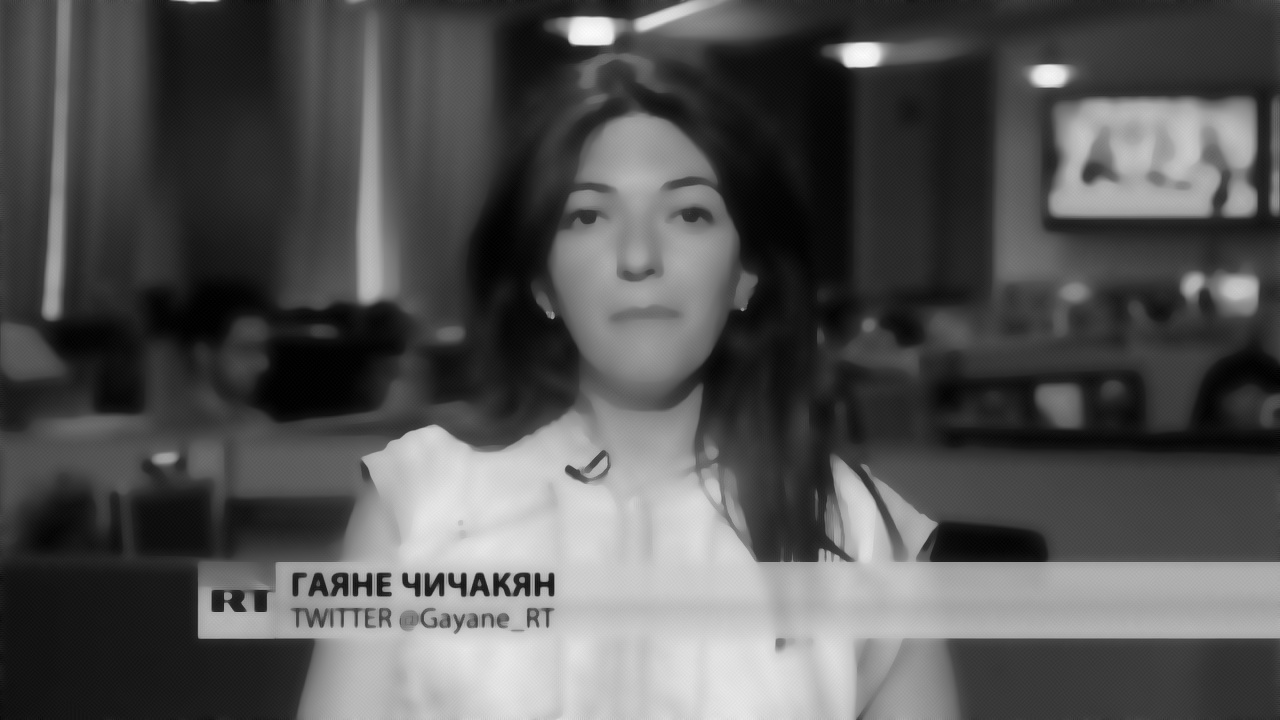
#> input picture advo_test.jpg, 1280 x 720 px, given in place of frame_000159.jpg, which was not available
$ python advo_paper.py
#> lines starting #> are read from the running program, lines starting #| are printed output that depends on the picture; long printed decimals are rounded
import cv2
import numpy as np
from pathlib import Path

# Input image
image_path = Path(
    "/home/rag/datasets/FaceForensicsPP/frames/real/585/frame_000159.jpg"
)

# Output directory
output_dir = Path.home() / "Code" / "advo_results"
output_dir.mkdir(parents=True, exist_ok=True)

# Load image
image = cv2.imread(str(image_path))
#> image is the input picture: shape (720, 1280, 3); min 0, max 253, mean 83.6

if image is None:
    raise FileNotFoundError(f"Cannot read image: {image_path}")

# Step 1: Convert to grayscale
gray = cv2.cvtColor(image, cv2.COLOR_BGR2GRAY)

# Step 2: Normalize pixel values to [0, 1]
x = gray.astype(np.float32) / 255.0

# Save grayscale image for inspection
gray_output = output_dir / "grayscale.jpg"
cv2.imwrite(str(gray_output), gray)

print("Image loaded successfully.")
print("Original dimensions:", image.shape)
#| Original dimensions: (720, 1280, 3)
print("Grayscale dimensions:", gray.shape)
#| Grayscale dimensions: (720, 1280)
print("Normalized minimum:", x.min())
#| Normalized minimum: 0.0
print("Normalized maximum:", x.max())
#| Normalized maximum: 0.9922
print("Grayscale image saved at:", gray_output)

# Step 3: Calculate image gradients
uy, ux = np.gradient(x)

# Calculate gradient magnitude
magnitude = np.sqrt(ux**2 + uy**2)

print("\nGradient calculation completed.")
print("Gradient magnitude minimum:", magnitude.min())
#| Gradient magnitude minimum: 0.0
print("Gradient magnitude maximum:", magnitude.max())
#| Gradient magnitude maximum: 0.3541

# Save gradient magnitude for visualization
gradient_image = np.clip(
    magnitude / (magnitude.max() + 1e-8) * 255,
    0,
    255
).astype(np.uint8)

gradient_path = output_dir / "gradient.jpg"
cv2.imwrite(str(gradient_path), gradient_image)

print("Gradient image saved at:", gradient_path)

# Step 4: Calculate the diffusion coefficient
# Based on Equation (2) of the research paper

c = 0.1  # Provisional value; the paper does not specify a numerical value here.

g = 1.0 / (1.0 + (magnitude**2 / c**2))
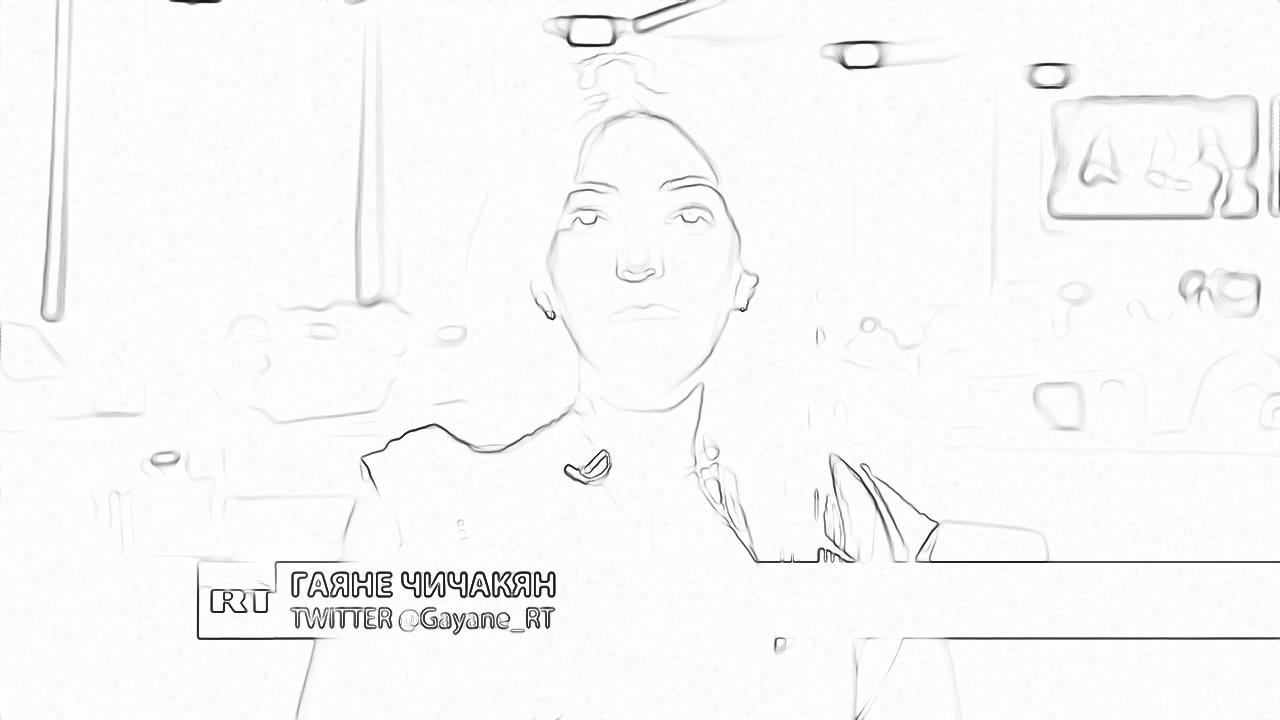
#> g: shape (720, 1280) float32; min 0.0739, max 1, mean 0.974

print("\nDiffusion coefficient calculation completed.")
print("Coefficient minimum:", g.min())
#| Coefficient minimum: 0.07385
print("Coefficient maximum:", g.max())
#| Coefficient maximum: 1.0

# Save coefficient image for visualization
coefficient_image = np.clip(
    g * 255,
    0,
    255
).astype(np.uint8)

coefficient_path = output_dir / "diffusion_coefficient.jpg"
cv2.imwrite(str(coefficient_path), coefficient_image)

print("Diffusion coefficient image saved at:", coefficient_path)

# Step 5: Experiment with different beta values
# Experimental parameters
c = 0.1
lam = 0.02
dt = 0.001
iterations = 20

beta_values = [0.25, 0.50, 0.75]

from skimage.metrics import mean_squared_error
from skimage.metrics import peak_signal_noise_ratio
from skimage.metrics import structural_similarity

# Keep the original normalized image unchanged.
original = gray.astype(np.float32) / 255.0

results = []

for beta in beta_values:

    print(f"\nRunning experiment with beta = {beta}")

    # Start every experiment from the same original image.
    x = original.copy()

    for i in range(iterations):

        # Calculate image gradients
        uy, ux = np.gradient(x)

        # Calculate gradient magnitude
        magnitude = np.sqrt(ux**2 + uy**2 + 1e-8)

        # Calculate normalized gradients
        nx = ux / magnitude
        ny = uy / magnitude

        # Curvature term
        curvature = (
            np.gradient(nx, axis=1)
            + np.gradient(ny, axis=0)
        )

        # Diffusion coefficient
        g = 1.0 / (1.0 + (magnitude**2 / c**2))

        # Anisotropic diffusion term
        diffusion = (
            np.gradient(g * ux, axis=1)
            + np.gradient(g * uy, axis=0)
        )

        # Update image using Equation (35)
        x = x + dt * (
            lam * curvature
            + (1 - beta) * diffusion
        )

        # Numerical safeguard
        x = np.clip(x, 0.0, 1.0)

    # Convert filtered image to uint8
    filtered_image = np.clip(
        x * 255, 0, 255
    ).astype(np.uint8)

    # Save each experiment separately
    filtered_path = output_dir / f"filtered_beta_{beta:.2f}.jpg"
    cv2.imwrite(str(filtered_path), filtered_image)

    # Calculate image comparison metrics
    mse = mean_squared_error(original, x)

    psnr = peak_signal_noise_ratio(
        original,
        x,
        data_range=1.0
    )

    ssim = structural_similarity(
        original,
        x,
        data_range=1.0
    )

    difference = np.abs(original - x)

    average_change = difference.mean()

    results.append({
        "beta": beta,
        "MSE": mse,
        "PSNR": psnr,
        "SSIM": ssim,
        "Average_change": average_change,
        "Saved_image": str(filtered_path)
    })

    print(f"Completed beta = {beta}")
    print("MSE:", mse)
    print("PSNR:", psnr)
    print("SSIM:", ssim)
    print("Average absolute change:", average_change)
    print("Saved at:", filtered_path)
#> this loop made 3 passes
#> (mse, psnr, average_change) on passes 1 to 3: (3.83e-07, 64.17, 0.000517), (3.15e-07, 65.01, 0.000468), (2.55e-07, 65.94, 0.00042)
#| MSE: 3.825195782486184e-07
#| PSNR: 64.173
#| SSIM: 0.9997
#| Average absolute change: 0.0005169
#| MSE: 3.1521267538485666e-07
#| PSNR: 65.014
#| SSIM: 0.9997
#| Average absolute change: 0.0004684
#| MSE: 2.545590833059467e-07
#| PSNR: 65.942
#> (further printed lines are left out)
#> pass 1, `difference = np.abs(original - x)`:
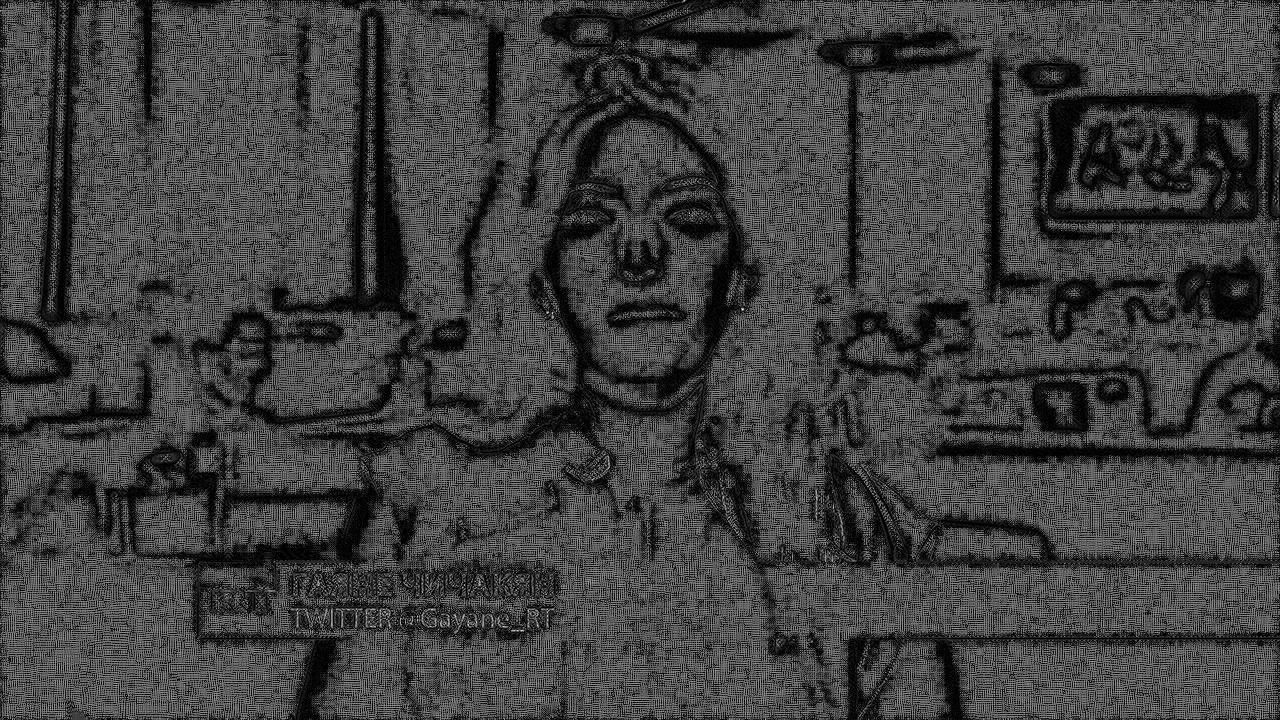
#> difference: shape (720, 1280) float32; min 0, max 0.00203, mean 0.000517; drawn with min black and max white
#> after the loop:
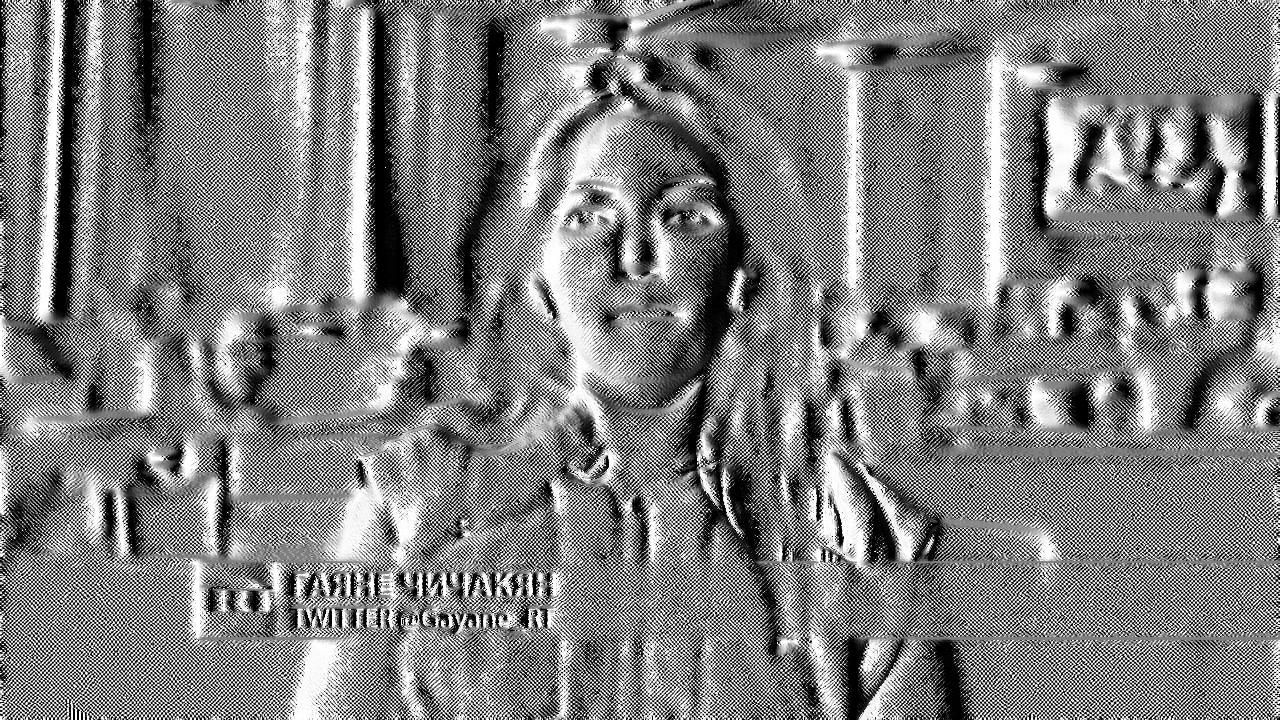
#> nx: shape (720, 1280) float32; min -1, max 1, mean 0.000927; drawn with min black and max white
#> after the loop:
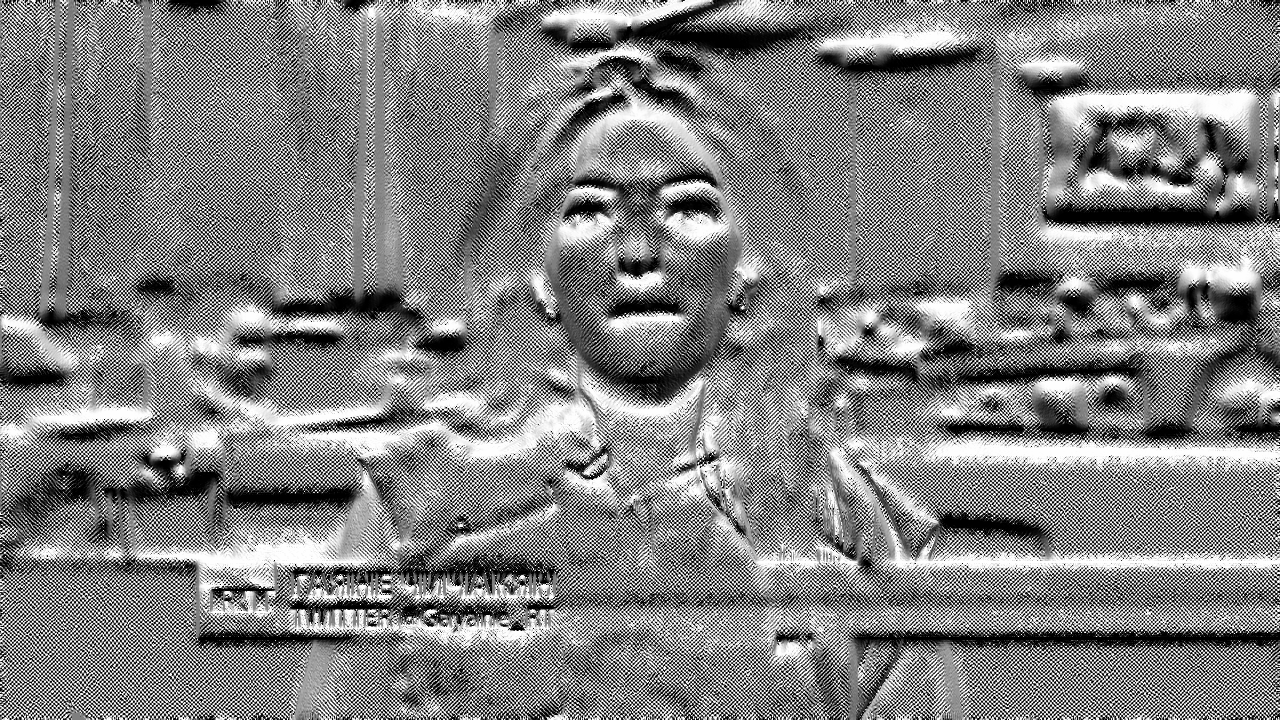
#> ny: shape (720, 1280) float32; min -1, max 1, mean 0.0196; drawn with min black and max white
#> after the loop, results = 3 items


# Step 6: Display final comparison

print("\n========== BETA EXPERIMENT RESULTS ==========")

for result in results:

    print(f"\nBeta: {result['beta']}")
    print("MSE:", result["MSE"])
    print("PSNR:", result["PSNR"])
    print("SSIM:", result["SSIM"])
    print("Average change:", result["Average_change"])
    print("Image:", result["Saved_image"])
#> this loop made 3 passes
#> (printed output is left out)

print("\nAll experiments completed.")
